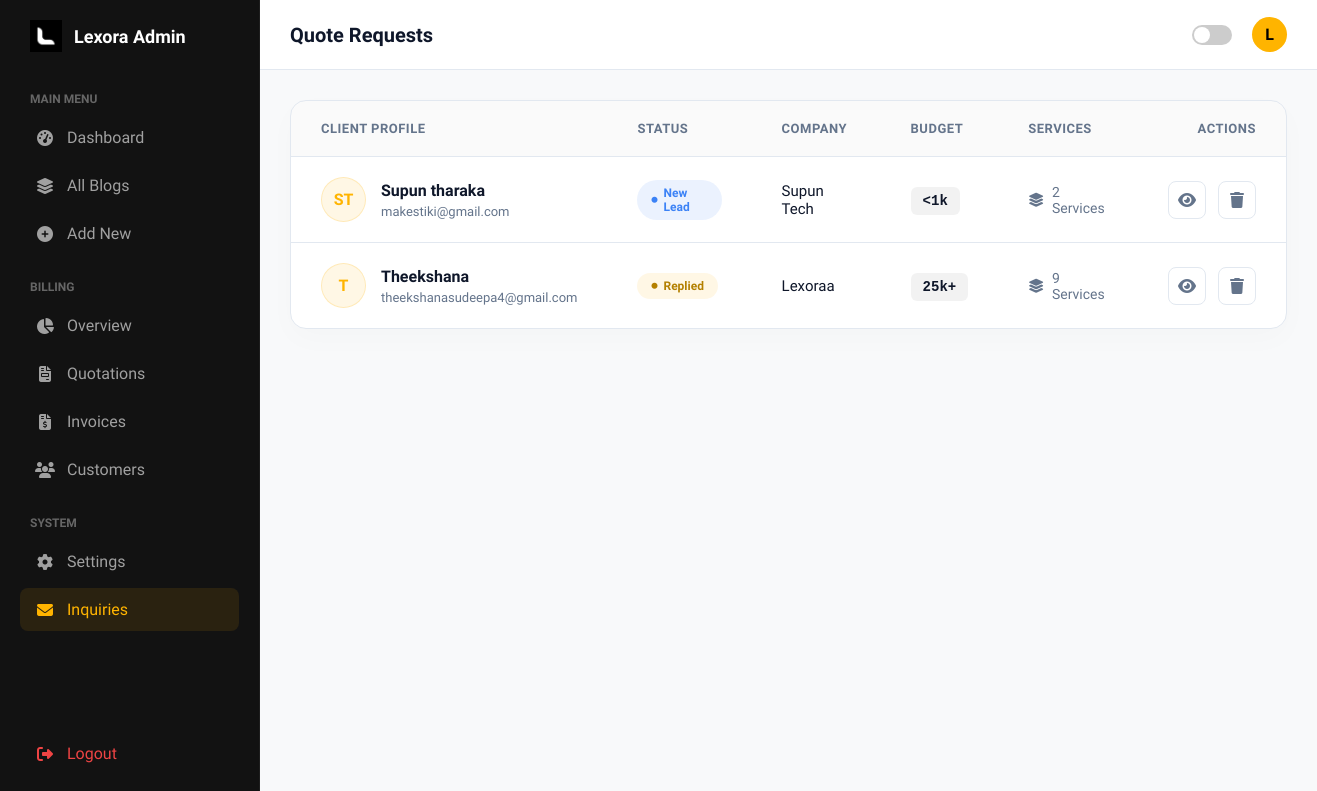
The page /admin/quote_requests.php (signed in) on the database its author committed.
### tables this page shows
CREATE TABLE `quote_requests` (
  `id` int(11) UNSIGNED NOT NULL,
  `name` varchar(255) NOT NULL,
  `email` varchar(255) NOT NULL,
  `phone` varchar(50) DEFAULT NULL,
  `company` varchar(255) DEFAULT NULL,
  `budget` varchar(50) DEFAULT NULL,
  `services` text DEFAULT NULL,
  `message` text DEFAULT NULL,
  `submission_date` datetime DEFAULT current_timestamp(),
  `status` varchar(20) DEFAULT 'new',
  `admin_notes` text DEFAULT NULL
);

### admin/quote_requests.php (the view, shortened to what this page needs)
<?php
include("../includes/db.php");
$sql = "SELECT * FROM quote_requests ORDER BY id DESC";
$result = mysqli_query($conn, $sql);
$count = mysqli_num_rows($result);
function getInitials($name)
{
    $words = explode(" ", $name);
    $acronym = "";
    foreach ($words as $w) {
        $acronym .= mb_substr($w, 0, 1);
    }
    return strtoupper(substr($acronym, 0, 2));
}
?>
<!DOCTYPE html>
<html lang="en">
<head>
    <link rel="stylesheet" href="https://cdnjs.cloudflare.com/ajax/libs/font-awesome/6.4.0/css/all.min.css">
</head>
<body>
    <div class="dashboard-container">
        <aside class="sidebar" id="sidebar">
            <div class="brand"> <img src="../img/logo/logo.jpg" alt="Logo"><span>Lexora Admin</span></div>
            <div class="menu-label">Main Menu</div>
            <a href="dashboard.php" class="nav-item"><i class="fas fa-tachometer-alt"></i> <span>Dashboard</span></a>
            <a href="all_blogs.php" class="nav-item"><i class="fas fa-layer-group"></i> <span>All Blogs</span></a>
            <a href="add_blog.php" class="nav-item"><i class="fas fa-plus-circle"></i> <span>Add New</span></a>
            <div class="menu-label" style="margin-top: 20px;">Billing</div>
            <a href="invoicing/billing_dashboard.php" class="nav-item">
                <i class="fas fa-chart-pie"></i> <span>Overview</span>
            </a>
            <a href="invoicing/quotations.php" class="nav-item">
                <i class="fas fa-file-invoice"></i> <span>Quotations</span>
            </a>
            <a href="invoicing/invoices.php" class="nav-item">
                <i class="fas fa-file-invoice-dollar"></i> <span>Invoices</span>
            </a>
            <a href="invoicing/customers.php" class="nav-item">
                <i class="fas fa-users"></i> <span>Customers</span>
            </a>
            <div class="menu-label" style="margin-top: 20px;">System</div>
            <a href="settings.php" class="nav-item"><i class="fas fa-cog"></i> <span>Settings</span></a>
            <a href="#" class="nav-item active"><i class="fas fa-envelope"></i> <span>Inquiries</span></a>
            <div class="sidebar-footer" style="margin-top: auto;">
                <a href="logout.php" class="nav-item" style="color: var(--danger);"><i class="fas fa-sign-out-alt"></i>
                    <span>Logout</span></a>
            </div>
        </aside>
        <div class="main-content">
            <header>
                <div class="header-left" style="display:flex; align-items:center;">
                    <h2>Quote Requests</h2>
                </div>
                <div style="display: flex; align-items: center; gap: 20px;">
                    <label class="theme-switch"><input type="checkbox" id="themeToggle"><span
                            class="slider"></span></label>
                    <div class="user-profile">
                        <div class="avatar">
                            <?php echo strtoupper(substr($_SESSION['admin'], 0, 1)); ?>
                        </div>
                    </div>
                </div>
            </header>
            <div class="content-wrapper">
                <div class="table-container">
                    <div class="table-responsive">
                        <table>
                            <thead>
                                <tr>
                                    <th>Client Profile</th>
                                    <th>Status</th>
                                    <th>Company</th>
                                    <th>Budget</th>
                                    <th>Services</th>
                                    <th style="text-align: right;">Actions</th>
                                </tr>
                            </thead>
                            <tbody>
                                <?php if ($count > 0) {
    while ($row = mysqli_fetch_assoc($result)) {
        $servicesArray = array_filter(explode(",", $row['services']));
        $serviceCount = count($servicesArray);
        $statusClass = 'status-new';
        $statusLabel = 'New Lead';
        if ($row['status'] == 'replied') {
            $statusClass = 'status-replied';
            $statusLabel = 'Replied';
        }
?>
                                <tr id="row-<?= $row['id']?>">
                                    <td>
                                        <div class="client-cell">
                                            <div class="client-avatar">
                                                <?= getInitials($row['name'])?>
                                            </div>
                                            <div class="client-details"><span class="client-name">
                                                    <?= htmlspecialchars($row['name'])?>
                                                </span><span class="client-email">
                                                    <?= htmlspecialchars($row['email'])?>
                                                </span></div>
                                        </div>
                                    </td>
                                    <td><span class="badge <?= $statusClass?>"><i class="fas fa-circle"
                                                style="font-size: 6px;"></i>
                                            <?= $statusLabel?>
                                        </span></td>
                                    <td style="font-weight: 500; font-size: 15px;">
                                        <?= htmlspecialchars($row['company']) ?: '<span style="color:var(--text-muted)">-</span>'?>
                                    </td>
                                    <td><span class="budget-tag">
                                            <?= htmlspecialchars($row['budget'])?>
                                        </span></td>
                                    <td>
                                        <div class="service-count"><i class="fas fa-layer-group"></i>
                                            <?= $serviceCount?> Services
                                        </div>
                                    </td>
                                    <td>
                                        <div class="action-cell" style="justify-content: flex-end;">
                                            <button class="btn-icon view-trigger" data-id="<?= $row['id']?>"
                                                data-name="<?= htmlspecialchars($row['name'])?>"
                                                data-email="<?= htmlspecialchars($row['email'])?>"
                                                data-phone="<?= htmlspecialchars($row['phone'])?>"
                                                data-company="<?= htmlspecialchars($row['company'])?>"
                                                data-budget="<?= htmlspecialchars($row['budget'])?>"
                                                data-message="<?= htmlspecialchars($row['message'])?>"
                                                data-services="<?= htmlspecialchars($row['services'])?>"
                                                data-status="<?= htmlspecialchars($row['status'])?>"
                                                data-notes="<?= htmlspecialchars($row['admin_notes'])?>">
                                                <i class="fas fa-eye"></i>
                                            </button>
                                            <button class="btn-icon delete delete-trigger"
                                                data-id="<?= $row['id']?>"><i class="fas fa-trash"></i></button>
                                        </div>
                                    </td>
                                </tr>
                                <?php
    }
}
else {
    echo "<tr><td colspan='6' style='text-align:center; padding: 60px; color:var(--text-muted);'>No inquiries found.</td></tr>";
}?>
                            </tbody>
                        </table>
                    </div>
                </div>
            </div>
        </div>
    </div>
</body>
</html>

### rows shown on the page
quote_requests: name "ST", name "Supun tharaka", email "makestiki@gmail.com", statusLabel "New Lead", company "Supun Tech", budget "<1k", services "2"
quote_requests: name "T", name "Theekshana", email "theekshanasudeepa4@gmail.com", status "Replied", company "Lexoraa", budget "25k+", services "9"

### other values the page prints
substr($_SESSION['admin'], 0, 1) "L"
